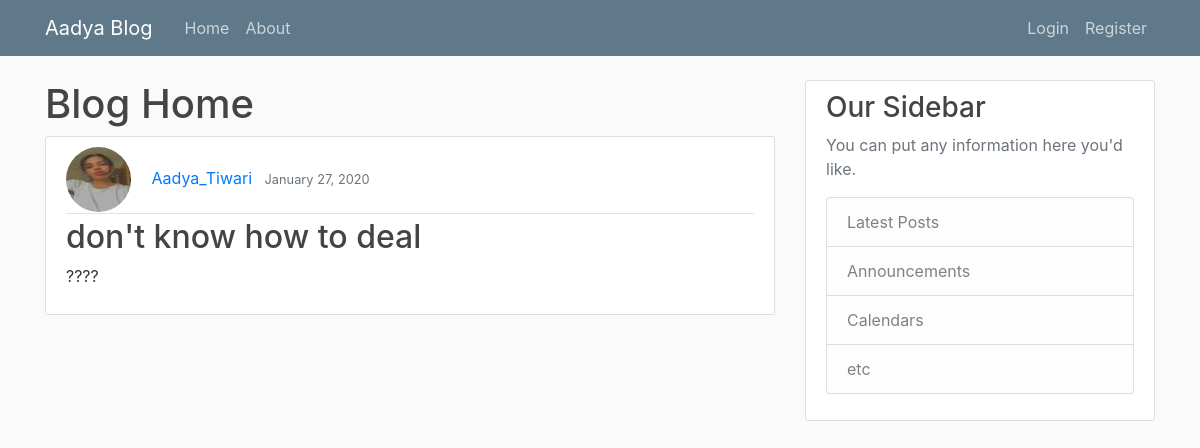
The page /post/8/ on the database its author committed.
### blog/models.py (models this page shows, shortened)
class Post(models.Model):
    title = models.CharField(max_length=100)
    content = models.TextField()
    date_posted = models.DateTimeField(default=timezone.now)
    author= models.ForeignKey(User, on_delete=models.CASCADE)

### users/models.py (models this page shows, shortened)
class Profile(models.Model):
    user = models.OneToOneField(User, on_delete=models.CASCADE)
    image = models.ImageField(default='default.jpg', upload_to='profile_pics')

### blog/views.py (the view)
# urls.py: path('post/<int:pk>/', PostDetailView.as_view(), name='post-detail'),
class PostDetailView(DetailView):
    model = Post

### blog/templates/blog/post_detail.html (shortened to what this page needs)
{% extends "blog/base.html" %}
{% block content%}
    <h1>Blog Home</h1>
    <article class="media content-section">
      <div class="media-body">
        <div class="article-metadata">
            <img class="rounded-circle article-img" src ="{{ object.author.profile.image.url}}">
          <a class="mr-2" href="{% url 'user-posts' object.author.username %}">{{ object.author }}</a>
          <small class="text-muted">{{ object.date_posted|date:"F d, Y" }}</small>
        </div>
        <h2 class="article-title"> {{ object.title }}</h2>
        <p class="article-content">{{ object.content }}</p>
      </div>
    </article>
{% endblock content %}

### blog/static/blog/main.css (style rules this page uses)
body { background: #fafafa; color: #333333; margin-top: 5rem; }
h1, h2, h3, h4, h5, h6 { color: #444444; }
.content-section { background: #ffffff; padding: 10px 20px; border: 1px solid #dddddd; border-radius: 3px; margin-bottom: 20px; }
.article-title { color: #444444; }
.article-content { white-space: pre-line; }
.article-img { height: 65px; width: 65px; margin-right: 16px; }
.article-metadata { padding-bottom: 1px; margin-bottom: 4px; border-bottom: 1px solid #e3e3e3 }

### rows shown on the page
Post: author.profile.image (picture), author "Aadya_Tiwari", date_posted "January 27, 2020", title "don't know how to deal", content "????"
